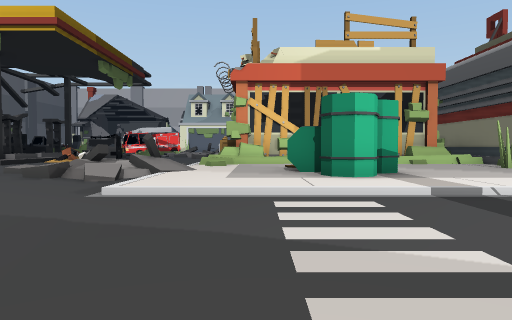
[1] (above)

24 first-person views from a walk through a Unity game level. The camera is 1.2 m above the floor, tilts 2° down and sees 70° across. Doors are open. The floor is counted in squares, 2 m on a side. Each view is taken from the middle of a square. On the plan, view 1 faces up. The plan holds only what a view shows up to about 10 squares ahead; the rest is blank. The place goes on beyond the plan. The player character is not drawn.

[2]
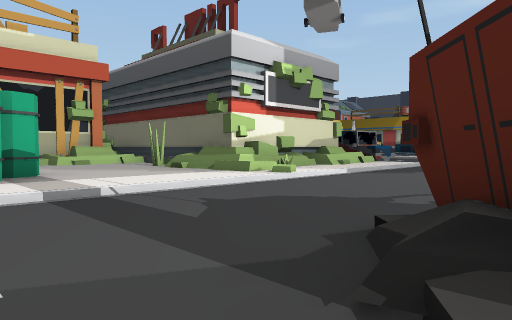

[3]
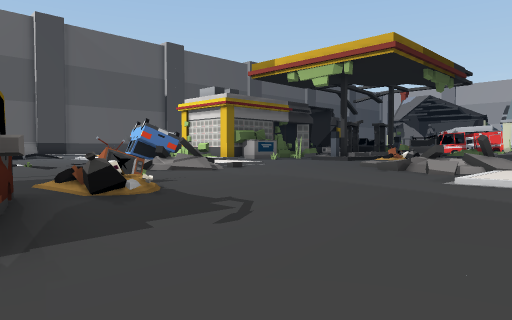

[4]
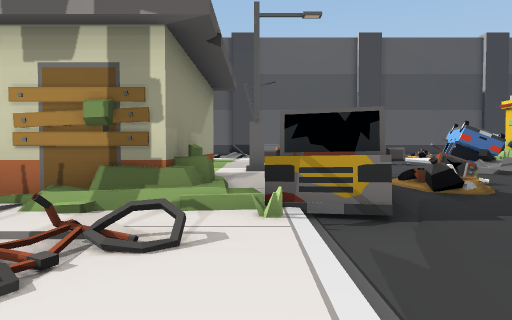

[5]
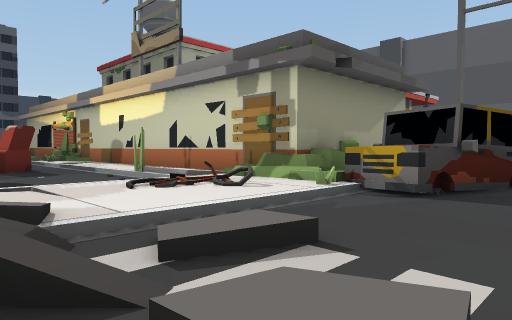

[6]
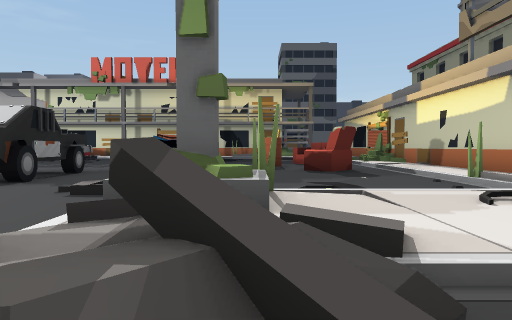

[7]
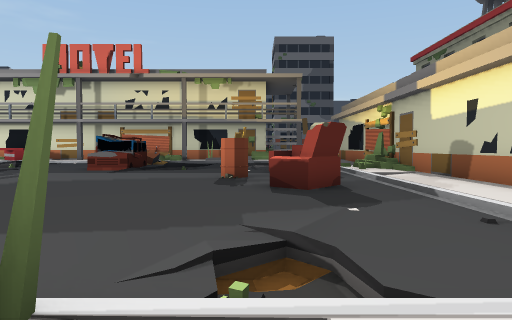

[8]
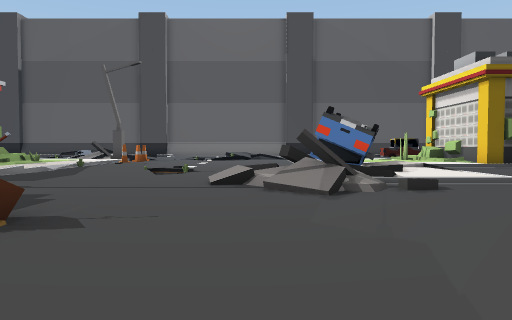

[9]
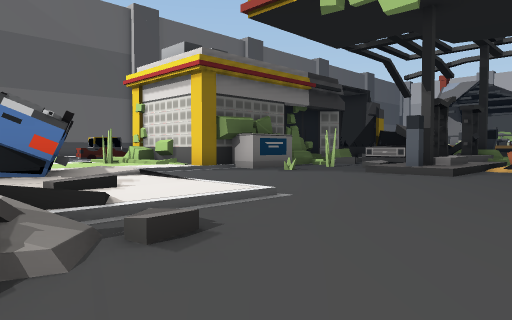

[10]
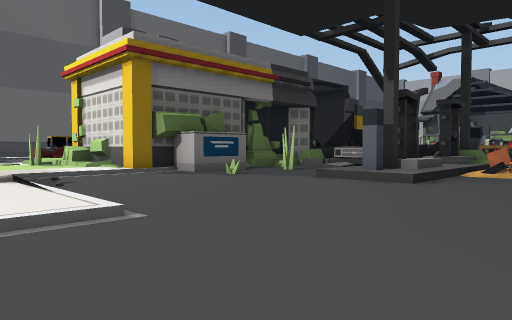

[11]
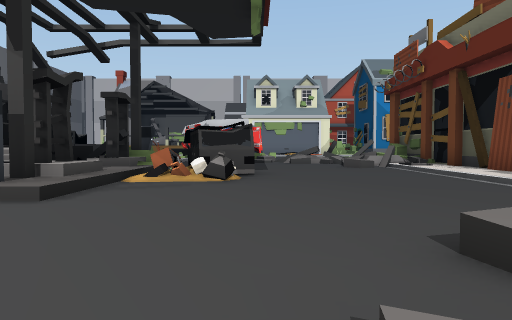

[12]
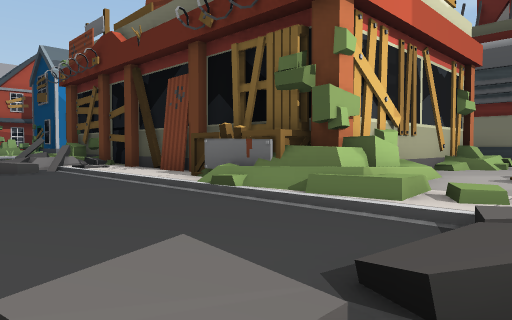

[13]
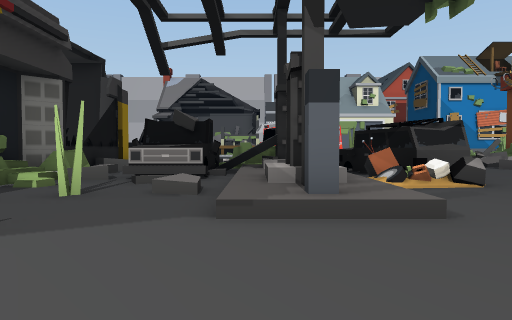

[14]
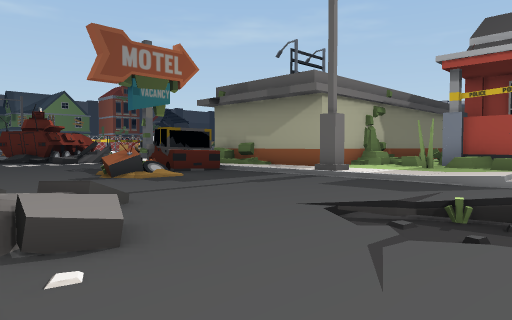

[15]
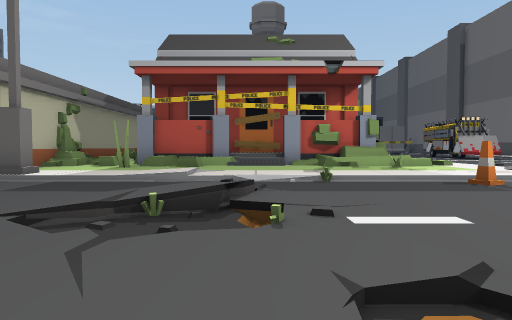

[16]
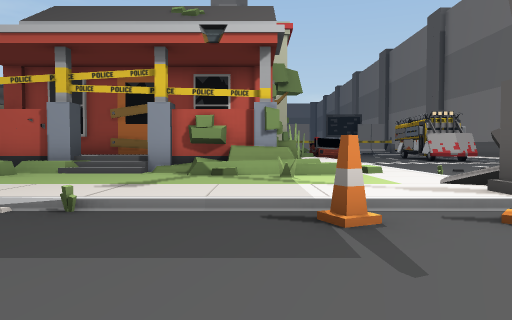

[17]
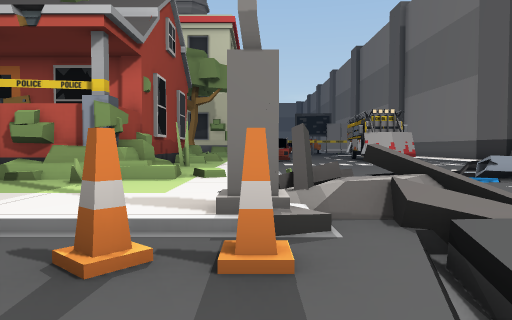

[18]
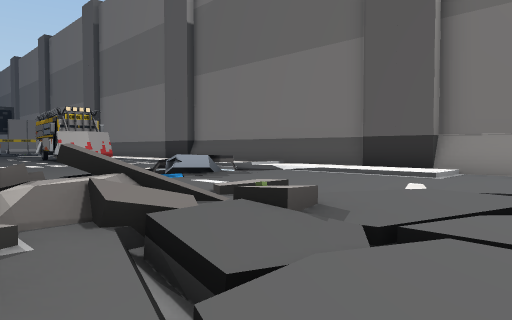

[19]
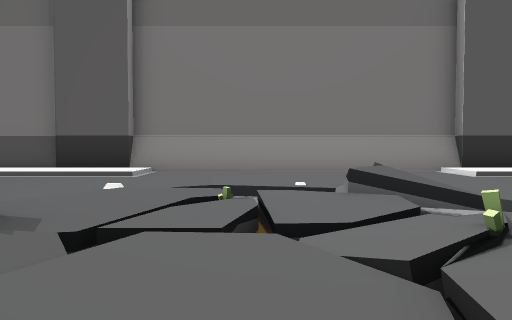

[20]
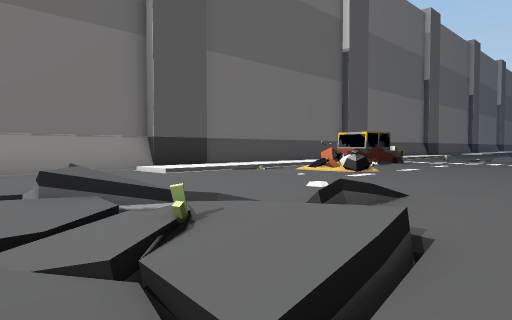

[21]
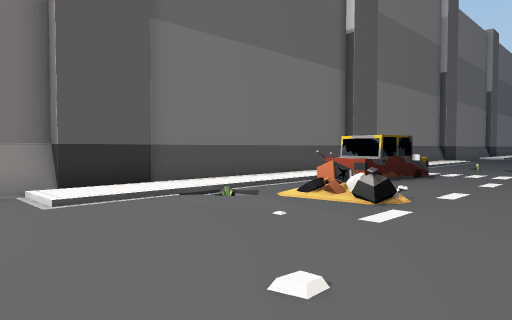

[22]
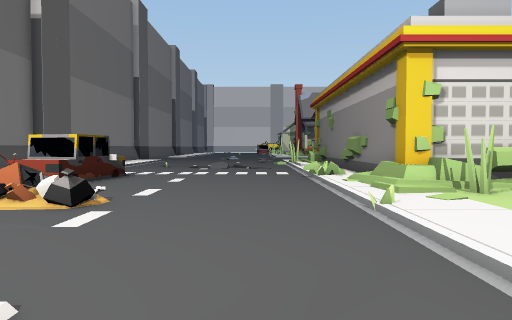

[23]
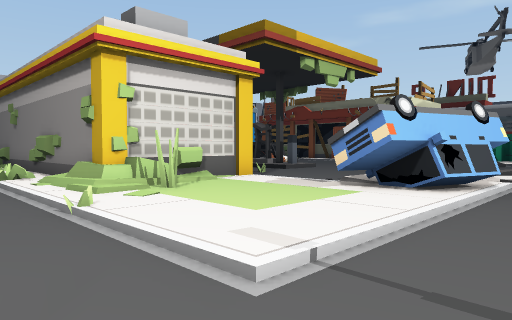

[24]
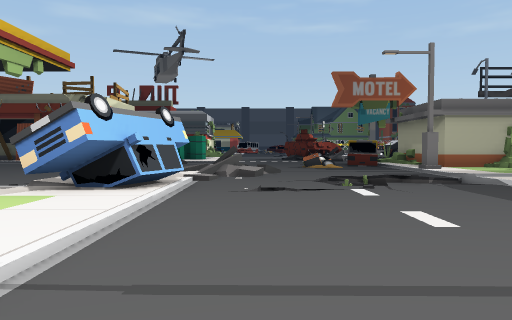

### Floor plan
Key: @ floor where view 1 was taken; # wall or solid block; x gap in a wall; . main floor; : floor 0.25 m higher than the main floor; - floor 0.25 m lower than the main floor; + floor 0.75 m higher than the main floor; _ floor 0.75 m lower than the main floor; / step, stairs or slope; = window, fence, low wall or low ledge; ^ raised ledge; v drop or lower ground; B barrel; C car; H chair; N cone; O other object.
Columns run from 28 left of view 1 to 9 right of it. Each row starts with its distance up from view 1.
 19               #    #     //
 18               =. ###^ ..../:#
 17              ^#.####.#..../:#
 16              ##/^^::/#..../:#
 15               #././/OO..../:#
 14     ..    #   #.#//=....../^#
 13    C.....=#   #.../#....../##
 12   CC.....:#   #.=.//....../#########
 11  :CC...../#   #.........../=//::///#
 10 #:......./#####........//.//:::::::#
  9 #:.O...../##::/......../##/::O::::##
  8 #:./O..../::::/......../==#::OB:::/#
  7 #//......::::O/::::/..../=/::BBB::/##
  6 #:.......::::OOOO///....../:::B:::/=#=
  5 #:..../..:::::##:////...../:::::::::::
  4 #....../........//=#/.................
  3 #.//..//.........//=/.................
  2 #.==//./:.......././................
  1 #...v--_.......///....O/.......##.
  0 #...___... ....//...../O....@//#
 -1 #...._v........//......C.....//
 -2 #....///#NNN..../......CCC..//=#
 -3 #:...///##:::::::::#/::::C/::/==
 -4 #:...//=#/:::::::::::#####::::x/.
 -5 #:...// =/:=:::::::::#   #::::# ..
 -6 #:.../  /::###//#=####   #:../../..
 -7 #   =/ ..::^###+###      #:.......#
 -8       //.::##            #:.......#
 -9       ... :##  ###       #:.......#
-10             #            #:.H.....#
-11                          #:.H.......
-12                          #.. .......
-13                          #:  BB.....
-14                          #:  ......

Positions as (right, up) in squares from view 1, and headings:
1: (0, 0), facing up
2: (1, 0), facing up-right
3: (0, -2), facing up-left
4: (1, -3), facing left
5: (2, 0), facing down-left
6: (2, -1), facing down
7: (1, -4), facing down
8: (-3, 3), facing left
9: (-6, 4), facing up-left
10: (-6, 6), facing up-left
11: (-6, 8), facing up
12: (-5, 9), facing up-right
13: (-10, 9), facing up
14: (-13, 4), facing down-right
15: (-13, 4), facing down
16: (-16, 1), facing down
17: (-19, 0), facing down
18: (-19, 0), facing down-left
19: (-19, 0), facing left
20: (-19, 0), facing up-left
21: (-21, 3), facing up-left
22: (-21, 3), facing up
23: (-21, 3), facing up-right
24: (-21, 3), facing right
